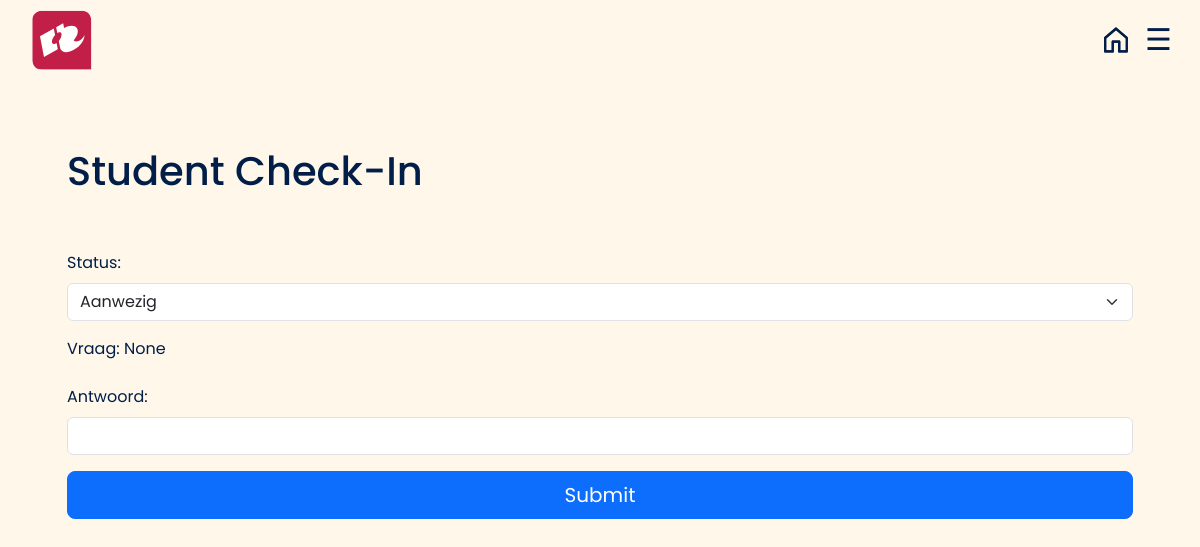
The page /checkin/11 (signed in) on the database as committed earlier.
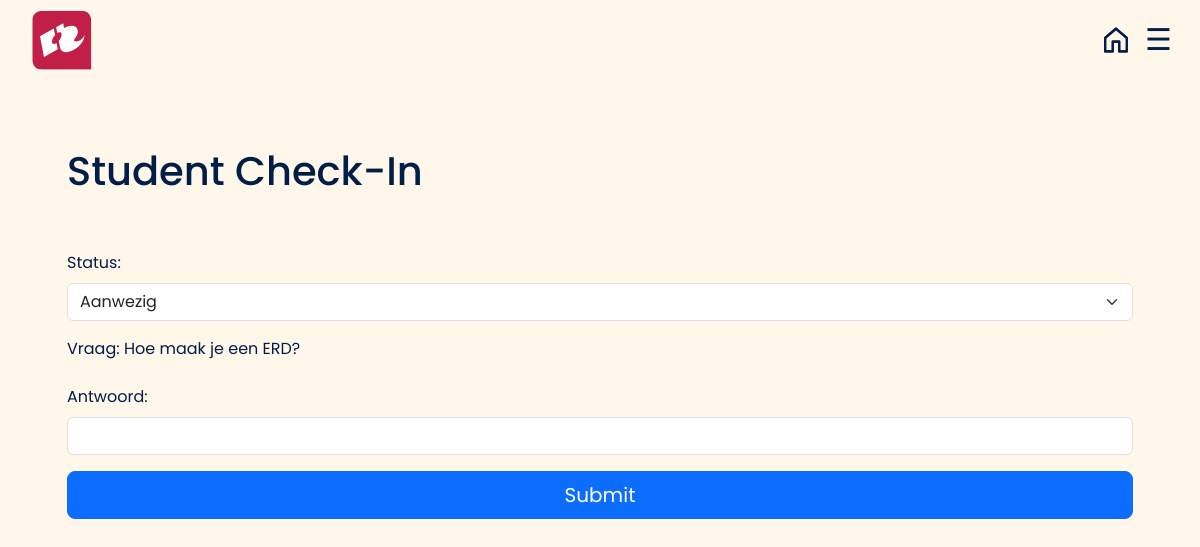
The same page on the database as committed later.
### tables this page shows
CREATE TABLE Meeting
                    (Meeting_id INTEGER PRIMARY KEY,
                    Meeting_title TEXT,
                    Meeting_date DATE,
                    Meeting_time TIME,
                    Meeting_duration INTEGER,
                    Meeting_location TEXT,
                    Meeting_description TEXT,
                    Created_by TEXT,
                    Created_at TIMESTAMP DEFAULT CURRENT_TIMESTAMP,
                    Updated_at TIMESTAMP DEFAULT CURRENT_TIMESTAMP, class_id INTEGER REFERENCES Class(class_id), meeting_status TEXT, Question TEXT);

### lib/student_routes.py (the view)
@student_route.route('/checkin/<int:meeting_id>', methods=['GET'])
def check_in(meeting_id):
    if 'student_logged_in' in session:
        conn = sqlite3.connect('Test_aanmeldingstool/databases/attendence.db')
        c = conn.cursor()
        c.execute('SELECT question FROM Meeting WHERE Meeting_id = ?', (meeting_id,))
        question = c.fetchone()[0]
        return render_template('checkin2.html', meeting_id=meeting_id, question=question)
    else:
        flash('Log alstublieft eerst in', 'danger')
        return redirect(url_for('login_for_redirect', meeting_id=meeting_id))

### templates/checkin2.html (shortened to what this page needs)
{% extends "base4.html" %}
{% block content %}
<head>
  <link href="https://cdn.jsdelivr.net/npm/bootstrap@5.3.0-alpha1/dist/css/bootstrap.min.css" rel="stylesheet">
  <link rel="stylesheet" href="{{ url_for('static', filename='/login_mobile.css') }}">
</head>
<body>
  <h1><br></h1>
  <form id="checkin-form" method="POST">
    <h1>Student Check-In</h1>
    <br>
    <br>
    <div class="mb-3">
      <label for="status" class="form-label">Status:</label>
      <select class="form-select" name="status" id="status" required>
        <option value="Aanwezig">Aanwezig</option>
      </select>
    </div>
    <div id="question-container" style="display: none;">
      <div class="mb-3">
        <label for="question" class="form-label">Vraag:</label>
        <span id="question-text">{{ question }}</span>
      </div>
      <div class="mb-3">
        <label for="answer" class="form-label">Antwoord:</label>
        <input type="text" class="form-control" name="answer" id="answer" required>
      </div>
    </div>
    <button type="submit" class="btn btn-lg btn-primary w-100">Submit</button>
  </form>
</body>
</body>
{% endblock %}

Rows that differ between the two databases and show on the page:
now on this page (row edited): Meeting: Question "Hoe maak je een ERD?"
Other text that changed with them:
{{ question }}: "None" → (not shown)
